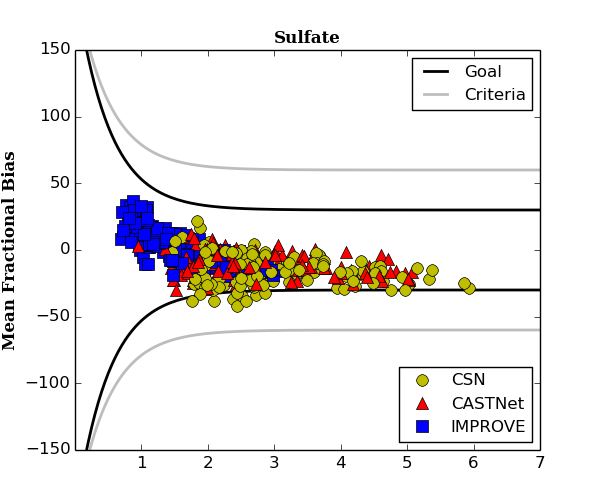

Write Python code to recreate this figure.
#!/usr/bin/python

# THIS SCRIPT IS ONLY PARTIALLY GENERATES THE FIGURE SHOWN. I CUT DOWN A LOT OF THE REPETITION.

import numpy as np
import csv
import math
from numpy import genfromtxt
import matplotlib
matplotlib.use('Agg')
from pylab import *
import sys

year2001 = '../11yr_2001'

CSN2001 = year2001+'/CSN_11yr_project.csv'
CASTNet2001 = year2001+'/CASTNET_11yr_project.csv'
IMPROVE2001 = year2001+'/IMPROVE_11yr_project.csv'

##### Python is base zero so, for column numbers, subtract 1
##### Skip first 6 rows of the csv file due to header
##### CSN order = SO4_ob,SO4_mod,NO3_ob,NO3_mod,NH4_ob,NH4_mod,TC_ob,TC_mod,PM25_ob,PM25_mod
##### CASTNet order = SO4_ob,SO4_mod,TNO3_ob,TNO3_mod,NH4_ob,NH4_mod
##### IMPROVE order = SO4_ob,SO4_mod,NO3_ob,NO3_mod,OC_ob,OC_mod,EC_ob,EC_mod,TC_ob,TC_mod,PM25_ob,PM25_mod
CSN2001_array = np.genfromtxt(CSN2001, delimiter=',', skip_header=6, usecols=(7,8,9,10,11,12,21,22,13,14)) 
CASTNet2001_array = np.genfromtxt(CASTNet2001, delimiter=',', skip_header=6, usecols=(7,8,13,14,11,12)) 
IMPROVE2001_array = np.genfromtxt(IMPROVE2001, delimiter=',', skip_header=6, usecols=(7,8,9,10,15,16,17,18,19,20,13,14)) 

##### The dates are delimited by /. So, extract single column with entire date
##### Then explode dates with / delimited
CSN_date_2001 = np.genfromtxt(CSN2001, delimiter=',', skip_header=6, dtype=np.object, usecols=(5)) 
CSN_date_explode_2001 = np.genfromtxt(CSN_date_2001, delimiter='/', dtype=int, usecols=(0,1,2))
CASTNet_date_2001 = np.genfromtxt(CASTNet2001, delimiter=',', skip_header=6, dtype=np.object, usecols=(5)) 
CASTNet_date_explode_2001 = np.genfromtxt(CASTNet_date_2001, delimiter='/', dtype=int, usecols=(0,1,2))
IMPROVE_date_2001 = np.genfromtxt(IMPROVE2001, delimiter=',', skip_header=6, dtype=np.object, usecols=(5)) 
IMPROVE_date_explode_2001 = np.genfromtxt(IMPROVE_date_2001, delimiter='/', dtype=int, usecols=(0,1,2))

##### Now append the exploded dates to the end of the appropriate array
CSN2001_array = concatenate((CSN2001_array,CSN_date_explode_2001),axis=1) 
CASTNet2001_array = concatenate((CASTNet2001_array,CASTNet_date_explode_2001),axis=1)
IMPROVE2001_array = concatenate((IMPROVE2001_array,IMPROVE_date_explode_2001),axis=1) 

##### If any of the obs values are invalid, skip row. USE APPROPRIATE COLUMNS!
##### If any of the mod values are invalid, skip row. USE APPROPRIATE COLUMNS!
CSN2001_array = CSN2001_array[CSN2001_array[:,0]>0] 
CSN2001_array = CSN2001_array[CSN2001_array[:,1]>0] 
CASTNet2001_array = CASTNet2001_array[CASTNet2001_array[:,0]>0] 
CASTNet2001_array = CASTNet2001_array[CASTNet2001_array[:,1]>0] 
IMPROVE2001_array = IMPROVE2001_array[IMPROVE2001_array[:,0]>0] 
IMPROVE2001_array = IMPROVE2001_array[IMPROVE2001_array[:,1]>0] 

CSN2001_jan = CSN2001_array[CSN2001_array[:,10]==1]
CSN2001_feb = CSN2001_array[CSN2001_array[:,10]==2]
CSN2001_mar = CSN2001_array[CSN2001_array[:,10]==3]
CSN2001_apr = CSN2001_array[CSN2001_array[:,10]==4]
CSN2001_may = CSN2001_array[CSN2001_array[:,10]==5]
CSN2001_june = CSN2001_array[CSN2001_array[:,10]==6]
CSN2001_july = CSN2001_array[CSN2001_array[:,10]==7]
CSN2001_aug = CSN2001_array[CSN2001_array[:,10]==8]
CSN2001_sept = CSN2001_array[CSN2001_array[:,10]==9]
CSN2001_oct = CSN2001_array[CSN2001_array[:,10]==10]
CSN2001_nov = CSN2001_array[CSN2001_array[:,10]==11]
CSN2001_dec = CSN2001_array[CSN2001_array[:,10]==12]
CASTNet2001_jan = CASTNet2001_array[CASTNet2001_array[:,6]==1]
CASTNet2001_feb = CASTNet2001_array[CASTNet2001_array[:,6]==2]
CASTNet2001_mar = CASTNet2001_array[CASTNet2001_array[:,6]==3]
CASTNet2001_apr = CASTNet2001_array[CASTNet2001_array[:,6]==4]
CASTNet2001_may = CASTNet2001_array[CASTNet2001_array[:,6]==5]
CASTNet2001_june = CASTNet2001_array[CASTNet2001_array[:,6]==6]
CASTNet2001_july = CASTNet2001_array[CASTNet2001_array[:,6]==7]
CASTNet2001_aug = CASTNet2001_array[CASTNet2001_array[:,6]==8]
CASTNet2001_sept = CASTNet2001_array[CASTNet2001_array[:,6]==9]
CASTNet2001_oct = CASTNet2001_array[CASTNet2001_array[:,6]==10]
CASTNet2001_nov = CASTNet2001_array[CASTNet2001_array[:,6]==11]
CASTNet2001_dec = CASTNet2001_array[CASTNet2001_array[:,6]==12]
IMPROVE2001_jan = IMPROVE2001_array[IMPROVE2001_array[:,12]==1]
IMPROVE2001_feb = IMPROVE2001_array[IMPROVE2001_array[:,12]==2]
IMPROVE2001_mar = IMPROVE2001_array[IMPROVE2001_array[:,12]==3]
IMPROVE2001_apr = IMPROVE2001_array[IMPROVE2001_array[:,12]==4]
IMPROVE2001_may = IMPROVE2001_array[IMPROVE2001_array[:,12]==5]
IMPROVE2001_june = IMPROVE2001_array[IMPROVE2001_array[:,12]==6]
IMPROVE2001_july = IMPROVE2001_array[IMPROVE2001_array[:,12]==7]
IMPROVE2001_aug = IMPROVE2001_array[IMPROVE2001_array[:,12]==8]
IMPROVE2001_sept = IMPROVE2001_array[IMPROVE2001_array[:,12]==9]
IMPROVE2001_oct = IMPROVE2001_array[IMPROVE2001_array[:,12]==10]
IMPROVE2001_nov = IMPROVE2001_array[IMPROVE2001_array[:,12]==11]
IMPROVE2001_dec = IMPROVE2001_array[IMPROVE2001_array[:,12]==12]

##### Calculate FB and FE. USE APPROPRIATE COLUMNS!
CSN2001_array_fb_jan = sum((CSN2001_jan[:,1] - CSN2001_jan[:,0]) / (CSN2001_jan[:,1] + CSN2001_jan[:,0])) * 2/len(CSN2001_jan) * 100
CSN2001_array_fb_feb = sum((CSN2001_feb[:,1] - CSN2001_feb[:,0]) / (CSN2001_feb[:,1] + CSN2001_feb[:,0])) * 2/len(CSN2001_feb) * 100
CSN2001_array_fb_mar = sum((CSN2001_mar[:,1] - CSN2001_mar[:,0]) / (CSN2001_mar[:,1] + CSN2001_mar[:,0])) * 2/len(CSN2001_mar) * 100
CSN2001_array_fb_apr = sum((CSN2001_apr[:,1] - CSN2001_apr[:,0]) / (CSN2001_apr[:,1] + CSN2001_apr[:,0])) * 2/len(CSN2001_apr) * 100
CSN2001_array_fb_may = sum((CSN2001_may[:,1] - CSN2001_may[:,0]) / (CSN2001_may[:,1] + CSN2001_may[:,0])) * 2/len(CSN2001_may) * 100
CSN2001_array_fb_june = sum((CSN2001_june[:,1] - CSN2001_june[:,0]) / (CSN2001_june[:,1] + CSN2001_june[:,0])) * 2/len(CSN2001_june) * 100
CSN2001_array_fb_july = sum((CSN2001_july[:,1] - CSN2001_july[:,0]) / (CSN2001_july[:,1] + CSN2001_july[:,0])) * 2/len(CSN2001_july) * 100
CSN2001_array_fb_aug = sum((CSN2001_aug[:,1] - CSN2001_aug[:,0]) / (CSN2001_aug[:,1] + CSN2001_aug[:,0])) * 2/len(CSN2001_aug) * 100
CSN2001_array_fb_sept = sum((CSN2001_sept[:,1] - CSN2001_sept[:,0]) / (CSN2001_sept[:,1] + CSN2001_sept[:,0])) * 2/len(CSN2001_sept) * 100
CSN2001_array_fb_oct = sum((CSN2001_oct[:,1] - CSN2001_oct[:,0]) / (CSN2001_oct[:,1] + CSN2001_oct[:,0])) * 2/len(CSN2001_oct) * 100
CSN2001_array_fb_nov = sum((CSN2001_nov[:,1] - CSN2001_nov[:,0]) / (CSN2001_nov[:,1] + CSN2001_nov[:,0])) * 2/len(CSN2001_nov) * 100
CSN2001_array_fb_dec = sum((CSN2001_dec[:,1] - CSN2001_dec[:,0]) / (CSN2001_dec[:,1] + CSN2001_dec[:,0])) * 2/len(CSN2001_dec) * 100
CASTNet2001_array_fb_jan = sum((CASTNet2001_jan[:,1] - CASTNet2001_jan[:,0]) / (CASTNet2001_jan[:,1] + CASTNet2001_jan[:,0])) * 2/len(CASTNet2001_jan) * 100
CASTNet2001_array_fb_feb = sum((CASTNet2001_feb[:,1] - CASTNet2001_feb[:,0]) / (CASTNet2001_feb[:,1] + CASTNet2001_feb[:,0])) * 2/len(CASTNet2001_feb) * 100
CASTNet2001_array_fb_mar = sum((CASTNet2001_mar[:,1] - CASTNet2001_mar[:,0]) / (CASTNet2001_mar[:,1] + CASTNet2001_mar[:,0])) * 2/len(CASTNet2001_mar) * 100
CASTNet2001_array_fb_apr = sum((CASTNet2001_apr[:,1] - CASTNet2001_apr[:,0]) / (CASTNet2001_apr[:,1] + CASTNet2001_apr[:,0])) * 2/len(CASTNet2001_apr) * 100
CASTNet2001_array_fb_may = sum((CASTNet2001_may[:,1] - CASTNet2001_may[:,0]) / (CASTNet2001_may[:,1] + CASTNet2001_may[:,0])) * 2/len(CASTNet2001_may) * 100
CASTNet2001_array_fb_june = sum((CASTNet2001_june[:,1] - CASTNet2001_june[:,0]) / (CASTNet2001_june[:,1] + CASTNet2001_june[:,0])) * 2/len(CASTNet2001_june) * 100
CASTNet2001_array_fb_july = sum((CASTNet2001_july[:,1] - CASTNet2001_july[:,0]) / (CASTNet2001_july[:,1] + CASTNet2001_july[:,0])) * 2/len(CASTNet2001_july) * 100
CASTNet2001_array_fb_aug = sum((CASTNet2001_aug[:,1] - CASTNet2001_aug[:,0]) / (CASTNet2001_aug[:,1] + CASTNet2001_aug[:,0])) * 2/len(CASTNet2001_aug) * 100
CASTNet2001_array_fb_sept = sum((CASTNet2001_sept[:,1] - CASTNet2001_sept[:,0]) / (CASTNet2001_sept[:,1] + CASTNet2001_sept[:,0])) * 2/len(CASTNet2001_sept) * 100
CASTNet2001_array_fb_oct = sum((CASTNet2001_oct[:,1] - CASTNet2001_oct[:,0]) / (CASTNet2001_oct[:,1] + CASTNet2001_oct[:,0])) * 2/len(CASTNet2001_oct) * 100
CASTNet2001_array_fb_nov = sum((CASTNet2001_nov[:,1] - CASTNet2001_nov[:,0]) / (CASTNet2001_nov[:,1] + CASTNet2001_nov[:,0])) * 2/len(CASTNet2001_nov) * 100
CASTNet2001_array_fb_dec = sum((CASTNet2001_dec[:,1] - CASTNet2001_dec[:,0]) / (CASTNet2001_dec[:,1] + CASTNet2001_dec[:,0])) * 2/len(CASTNet2001_dec) * 100
IMPROVE2001_array_fb_jan = sum((IMPROVE2001_jan[:,1] - IMPROVE2001_jan[:,0]) / (IMPROVE2001_jan[:,1] + IMPROVE2001_jan[:,0])) * 2/len(IMPROVE2001_jan) * 100
IMPROVE2001_array_fb_feb = sum((IMPROVE2001_feb[:,1] - IMPROVE2001_feb[:,0]) / (IMPROVE2001_feb[:,1] + IMPROVE2001_feb[:,0])) * 2/len(IMPROVE2001_feb) * 100
IMPROVE2001_array_fb_mar = sum((IMPROVE2001_mar[:,1] - IMPROVE2001_mar[:,0]) / (IMPROVE2001_mar[:,1] + IMPROVE2001_mar[:,0])) * 2/len(IMPROVE2001_mar) * 100
IMPROVE2001_array_fb_apr = sum((IMPROVE2001_apr[:,1] - IMPROVE2001_apr[:,0]) / (IMPROVE2001_apr[:,1] + IMPROVE2001_apr[:,0])) * 2/len(IMPROVE2001_apr) * 100
IMPROVE2001_array_fb_may = sum((IMPROVE2001_may[:,1] - IMPROVE2001_may[:,0]) / (IMPROVE2001_may[:,1] + IMPROVE2001_may[:,0])) * 2/len(IMPROVE2001_may) * 100
IMPROVE2001_array_fb_june = sum((IMPROVE2001_june[:,1] - IMPROVE2001_june[:,0]) / (IMPROVE2001_june[:,1] + IMPROVE2001_june[:,0])) * 2/len(IMPROVE2001_june) * 100
IMPROVE2001_array_fb_july = sum((IMPROVE2001_july[:,1] - IMPROVE2001_july[:,0]) / (IMPROVE2001_july[:,1] + IMPROVE2001_july[:,0])) * 2/len(IMPROVE2001_july) * 100
IMPROVE2001_array_fb_aug = sum((IMPROVE2001_aug[:,1] - IMPROVE2001_aug[:,0]) / (IMPROVE2001_aug[:,1] + IMPROVE2001_aug[:,0])) * 2/len(IMPROVE2001_aug) * 100
IMPROVE2001_array_fb_sept = sum((IMPROVE2001_sept[:,1] - IMPROVE2001_sept[:,0]) / (IMPROVE2001_sept[:,1] + IMPROVE2001_sept[:,0])) * 2/len(IMPROVE2001_sept) * 100
IMPROVE2001_array_fb_oct = sum((IMPROVE2001_oct[:,1] - IMPROVE2001_oct[:,0]) / (IMPROVE2001_oct[:,1] + IMPROVE2001_oct[:,0])) * 2/len(IMPROVE2001_oct) * 100
IMPROVE2001_array_fb_nov = sum((IMPROVE2001_nov[:,1] - IMPROVE2001_nov[:,0]) / (IMPROVE2001_nov[:,1] + IMPROVE2001_nov[:,0])) * 2/len(IMPROVE2001_nov) * 100
IMPROVE2001_array_fb_dec = sum((IMPROVE2001_dec[:,1] - IMPROVE2001_dec[:,0]) / (IMPROVE2001_dec[:,1] + IMPROVE2001_dec[:,0])) * 2/len(IMPROVE2001_dec) * 100

##### Calculate Boylan numbers
var = np.arange(0.0, 20.0, 0.1)
boylan_bias_goal = (170 * (math.e**(-0.5*(var)/0.5)) + 30)
boylan_bias_criteria = (140 * (math.e**(-0.5*(var)/0.5)) + 60)

CSN2001_jan = sum(CSN2001_jan[:,0])/ len(CSN2001_jan) #### USE APPROPRIATE COLUMNS!
CSN2001_feb = sum(CSN2001_feb[:,0])/ len(CSN2001_feb) #### USE APPROPRIATE COLUMNS!
CSN2001_mar = sum(CSN2001_mar[:,0])/ len(CSN2001_mar) #### USE APPROPRIATE COLUMNS!
CSN2001_apr = sum(CSN2001_apr[:,0])/ len(CSN2001_apr) #### USE APPROPRIATE COLUMNS!
CSN2001_may = sum(CSN2001_may[:,0])/ len(CSN2001_may) #### USE APPROPRIATE COLUMNS!
CSN2001_june = sum(CSN2001_june[:,0])/ len(CSN2001_june) #### USE APPROPRIATE COLUMNS!
CSN2001_july = sum(CSN2001_july[:,0])/ len(CSN2001_july) #### USE APPROPRIATE COLUMNS!
CSN2001_aug = sum(CSN2001_aug[:,0])/ len(CSN2001_aug) #### USE APPROPRIATE COLUMNS!
CSN2001_sept = sum(CSN2001_sept[:,0])/ len(CSN2001_sept) #### USE APPROPRIATE COLUMNS!
CSN2001_oct = sum(CSN2001_oct[:,0])/ len(CSN2001_oct) #### USE APPROPRIATE COLUMNS!
CSN2001_nov = sum(CSN2001_nov[:,0])/ len(CSN2001_nov) #### USE APPROPRIATE COLUMNS!
CSN2001_dec = sum(CSN2001_dec[:,0])/ len(CSN2001_dec) #### USE APPROPRIATE COLUMNS!
CASTNet2001_jan = sum(CASTNet2001_jan[:,0])/ len(CASTNet2001_jan) #### USE APPROPRIATE COLUMNS!
CASTNet2001_feb = sum(CASTNet2001_feb[:,0])/ len(CASTNet2001_feb) #### USE APPROPRIATE COLUMNS!
CASTNet2001_mar = sum(CASTNet2001_mar[:,0])/ len(CASTNet2001_mar) #### USE APPROPRIATE COLUMNS!
CASTNet2001_apr = sum(CASTNet2001_apr[:,0])/ len(CASTNet2001_apr) #### USE APPROPRIATE COLUMNS!
CASTNet2001_may = sum(CASTNet2001_may[:,0])/ len(CASTNet2001_may) #### USE APPROPRIATE COLUMNS!
CASTNet2001_june = sum(CASTNet2001_june[:,0])/ len(CASTNet2001_june) #### USE APPROPRIATE COLUMNS!
CASTNet2001_july = sum(CASTNet2001_july[:,0])/ len(CASTNet2001_july) #### USE APPROPRIATE COLUMNS!
CASTNet2001_aug = sum(CASTNet2001_aug[:,0])/ len(CASTNet2001_aug) #### USE APPROPRIATE COLUMNS!
CASTNet2001_sept = sum(CASTNet2001_sept[:,0])/ len(CASTNet2001_sept) #### USE APPROPRIATE COLUMNS!
CASTNet2001_oct = sum(CASTNet2001_oct[:,0])/ len(CASTNet2001_oct) #### USE APPROPRIATE COLUMNS!
CASTNet2001_nov = sum(CASTNet2001_nov[:,0])/ len(CASTNet2001_nov) #### USE APPROPRIATE COLUMNS!
CASTNet2001_dec = sum(CASTNet2001_dec[:,0])/ len(CASTNet2001_dec) #### USE APPROPRIATE COLUMNS!
IMPROVE2001_jan = sum(IMPROVE2001_jan[:,0])/ len(IMPROVE2001_jan) #### USE APPROPRIATE COLUMNS!
IMPROVE2001_feb = sum(IMPROVE2001_feb[:,0])/ len(IMPROVE2001_feb) #### USE APPROPRIATE COLUMNS!
IMPROVE2001_mar = sum(IMPROVE2001_mar[:,0])/ len(IMPROVE2001_mar) #### USE APPROPRIATE COLUMNS!
IMPROVE2001_apr = sum(IMPROVE2001_apr[:,0])/ len(IMPROVE2001_apr) #### USE APPROPRIATE COLUMNS!
IMPROVE2001_may = sum(IMPROVE2001_may[:,0])/ len(IMPROVE2001_may) #### USE APPROPRIATE COLUMNS!
IMPROVE2001_june = sum(IMPROVE2001_june[:,0])/ len(IMPROVE2001_june) #### USE APPROPRIATE COLUMNS!
IMPROVE2001_july = sum(IMPROVE2001_july[:,0])/ len(IMPROVE2001_july) #### USE APPROPRIATE COLUMNS!
IMPROVE2001_aug = sum(IMPROVE2001_aug[:,0])/ len(IMPROVE2001_aug) #### USE APPROPRIATE COLUMNS!
IMPROVE2001_sept = sum(IMPROVE2001_sept[:,0])/ len(IMPROVE2001_sept) #### USE APPROPRIATE COLUMNS!
IMPROVE2001_oct = sum(IMPROVE2001_oct[:,0])/ len(IMPROVE2001_oct) #### USE APPROPRIATE COLUMNS!
IMPROVE2001_nov = sum(IMPROVE2001_nov[:,0])/ len(IMPROVE2001_nov) #### USE APPROPRIATE COLUMNS!
IMPROVE2001_dec = sum(IMPROVE2001_dec[:,0])/ len(IMPROVE2001_dec) #### USE APPROPRIATE COLUMNS!

plt.figure(figsize=(6,5))

plt.plot(var/2,boylan_bias_goal,'-',color='#000000',linewidth=2.0)
plt.plot(var/2,-boylan_bias_goal,'-',color='#000000',linewidth=2.0)
plt.plot(var/2,boylan_bias_criteria,'-',color='#BDBDBD',linewidth=2.0)
plt.plot(var/2,-boylan_bias_criteria,'-',color='#BDBDBD',linewidth=2.0)
plt.plot(CSN2001_jan,CSN2001_array_fb_jan,marker='o',color='y',markersize=8)
plt.plot(CSN2001_feb,CSN2001_array_fb_feb,marker='o',color='y',markersize=8)
plt.plot(CSN2001_mar,CSN2001_array_fb_mar,marker='o',color='y',markersize=8)
plt.plot(CSN2001_apr,CSN2001_array_fb_apr,marker='o',color='y',markersize=8)
plt.plot(CSN2001_may,CSN2001_array_fb_may,marker='o',color='y',markersize=8)
plt.plot(CSN2001_june,CSN2001_array_fb_june,marker='o',color='y',markersize=8)
plt.plot(CSN2001_july,CSN2001_array_fb_july,marker='o',color='y',markersize=8)
plt.plot(CSN2001_aug,CSN2001_array_fb_aug,marker='o',color='y',markersize=8)
plt.plot(CSN2001_sept,CSN2001_array_fb_sept,marker='o',color='y',markersize=8)
plt.plot(CSN2001_oct,CSN2001_array_fb_oct,marker='o',color='y',markersize=8)
plt.plot(CSN2001_nov,CSN2001_array_fb_nov,marker='o',color='y',markersize=8)
plt.plot(CSN2001_dec,CSN2001_array_fb_dec,marker='o',color='y',markersize=8)
plt.plot(CASTNet2001_jan,CASTNet2001_array_fb_jan,marker='^',color='r',markersize=8)
plt.plot(CASTNet2001_feb,CASTNet2001_array_fb_feb,marker='^',color='r',markersize=8)
plt.plot(CASTNet2001_mar,CASTNet2001_array_fb_mar,marker='^',color='r',markersize=8)
plt.plot(CASTNet2001_apr,CASTNet2001_array_fb_apr,marker='^',color='r',markersize=8)
plt.plot(CASTNet2001_may,CASTNet2001_array_fb_may,marker='^',color='r',markersize=8)
plt.plot(CASTNet2001_june,CASTNet2001_array_fb_june,marker='^',color='r',markersize=8)
plt.plot(CASTNet2001_july,CASTNet2001_array_fb_july,marker='^',color='r',markersize=8)
plt.plot(CASTNet2001_aug,CASTNet2001_array_fb_aug,marker='^',color='r',markersize=8)
plt.plot(CASTNet2001_sept,CASTNet2001_array_fb_sept,marker='^',color='r',markersize=8)
plt.plot(CASTNet2001_oct,CASTNet2001_array_fb_oct,marker='^',color='r',markersize=8)
plt.plot(CASTNet2001_nov,CASTNet2001_array_fb_nov,marker='^',color='r',markersize=8)
plt.plot(CASTNet2001_dec,CASTNet2001_array_fb_dec,marker='^',color='r',markersize=8)
plt.plot(IMPROVE2001_jan,IMPROVE2001_array_fb_jan,marker='s',color='b',markersize=8)
plt.plot(IMPROVE2001_feb,IMPROVE2001_array_fb_feb,marker='s',color='b',markersize=8)
plt.plot(IMPROVE2001_mar,IMPROVE2001_array_fb_mar,marker='s',color='b',markersize=8)
plt.plot(IMPROVE2001_apr,IMPROVE2001_array_fb_apr,marker='s',color='b',markersize=8)
plt.plot(IMPROVE2001_may,IMPROVE2001_array_fb_may,marker='s',color='b',markersize=8)
plt.plot(IMPROVE2001_june,IMPROVE2001_array_fb_june,marker='s',color='b',markersize=8)
plt.plot(IMPROVE2001_july,IMPROVE2001_array_fb_july,marker='s',color='b',markersize=8)
plt.plot(IMPROVE2001_aug,IMPROVE2001_array_fb_aug,marker='s',color='b',markersize=8)
plt.plot(IMPROVE2001_sept,IMPROVE2001_array_fb_sept,marker='s',color='b',markersize=8)
plt.plot(IMPROVE2001_oct,IMPROVE2001_array_fb_oct,marker='s',color='b',markersize=8)
plt.plot(IMPROVE2001_nov,IMPROVE2001_array_fb_nov,marker='s',color='b',markersize=8)
plt.plot(IMPROVE2001_dec,IMPROVE2001_array_fb_dec,marker='s',color='b',markersize=8)

font = {'family' : 'serif',
        'weight' : 'bold',
        'size'   : 12}
plt.axis([0.0, 7.0, -150.0, 150.0])
#plt.xlabel('Avg. Observed Conc. [$\mu$g/m$^3$]',**font)
plt.ylabel('Mean Fractional Bias',**font)
plt.title('Sulfate',**font)
plt.xticks([1,2,3,4,5,6,7])

##### Make Legends
hgoal, = plot([1,1],color='#000000',marker='None',linewidth=2.0)
hcriteria, = plot([1,1],color='#BDBDBD',marker='None',linewidth=2.0)
first_legend = plt.legend((hgoal,hcriteria),('Goal','Criteria'),fontsize=12,loc=1)
hgoal.set_visible(False)
hcriteria.set_visible(False)
hCSN, = plot([0,0],color='y',marker='o',markersize=8,linestyle="None")
hCASTNet, = plot([0,0],color='r',marker='^',markersize=8,linestyle="None")
hIMPROVE, = plot([0,0],color='b',marker='s',markersize=8,linestyle="None")
plt.legend((hCSN,hCASTNet,hIMPROVE),('CSN','CASTNet','IMPROVE'),fontsize=12,loc=4,numpoints=1)
hCSN.set_visible(False)
hCASTNet.set_visible(False)
hIMPROVE.set_visible(False)
plt.gca().add_artist(first_legend)

plt.savefig("bugle_plots_fb_so4.png")